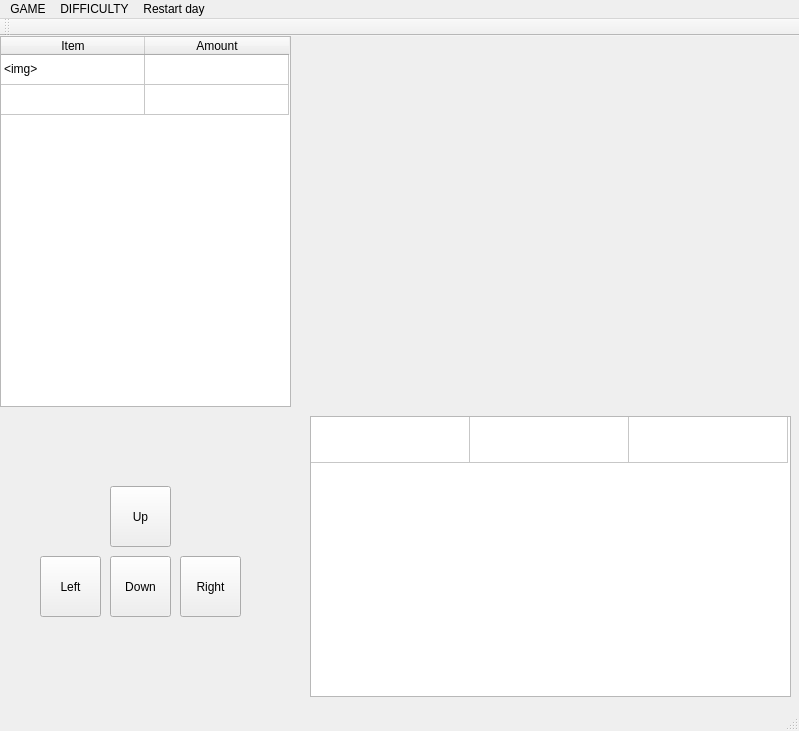
<?xml version="1.0" encoding="UTF-8"?>
<ui version="4.0">
 <class>MainWindow</class>
 <widget class="QMainWindow" name="MainWindow">
  <property name="geometry">
   <rect>
    <x>0</x>
    <y>0</y>
    <width>799</width>
    <height>731</height>
   </rect>
  </property>
  <property name="windowTitle">
   <string>MainWindow</string>
  </property>
  <widget class="QWidget" name="centralWidget">
   <widget class="QTableWidget" name="tableWidget">
    <property name="geometry">
     <rect>
      <x>0</x>
      <y>0</y>
      <width>291</width>
      <height>371</height>
     </rect>
    </property>
    <attribute name="horizontalHeaderDefaultSectionSize">
     <number>144</number>
    </attribute>
    <attribute name="verticalHeaderVisible">
     <bool>false</bool>
    </attribute>
    <row>
     <property name="text">
      <string>New Row</string>
     </property>
    </row>
    <row>
     <property name="text">
      <string>New Row</string>
     </property>
    </row>
    <column>
     <property name="text">
      <string>Item</string>
     </property>
    </column>
    <column>
     <property name="text">
      <string>Amount</string>
     </property>
    </column>
    <item row="0" column="0">
     <property name="text">
      <string>&lt;img&gt;</string>
     </property>
    </item>
   </widget>
   <widget class="QLabel" name="label">
    <property name="geometry">
     <rect>
      <x>310</x>
      <y>10</y>
      <width>481</width>
      <height>361</height>
     </rect>
    </property>
    <property name="text">
     <string>&lt;img src='C:\\Users\\Nout\\Documents\\Qt_Projects\\MAPZ_6-7\\Background\\House.png'  width= 481 height= 361 &gt;</string>
    </property>
   </widget>
   <widget class="QTableWidget" name="tableWidget_2">
    <property name="geometry">
     <rect>
      <x>310</x>
      <y>380</y>
      <width>481</width>
      <height>281</height>
     </rect>
    </property>
    <attribute name="horizontalHeaderVisible">
     <bool>false</bool>
    </attribute>
    <attribute name="horizontalHeaderDefaultSectionSize">
     <number>159</number>
    </attribute>
    <attribute name="horizontalHeaderMinimumSectionSize">
     <number>61</number>
    </attribute>
    <attribute name="verticalHeaderVisible">
     <bool>false</bool>
    </attribute>
    <attribute name="verticalHeaderDefaultSectionSize">
     <number>46</number>
    </attribute>
    <row>
     <property name="text">
      <string>New Row</string>
     </property>
    </row>
    <column>
     <property name="text">
      <string>New Column</string>
     </property>
    </column>
    <column>
     <property name="text">
      <string>New Column</string>
     </property>
    </column>
    <column>
     <property name="text">
      <string>New Column</string>
     </property>
    </column>
   </widget>
   <widget class="QPushButton" name="pushButton">
    <property name="geometry">
     <rect>
      <x>110</x>
      <y>450</y>
      <width>61</width>
      <height>61</height>
     </rect>
    </property>
    <property name="text">
     <string>Up</string>
    </property>
   </widget>
   <widget class="QPushButton" name="pushButton_2">
    <property name="geometry">
     <rect>
      <x>110</x>
      <y>520</y>
      <width>61</width>
      <height>61</height>
     </rect>
    </property>
    <property name="text">
     <string>Down</string>
    </property>
   </widget>
   <widget class="QPushButton" name="pushButton_3">
    <property name="geometry">
     <rect>
      <x>40</x>
      <y>520</y>
      <width>61</width>
      <height>61</height>
     </rect>
    </property>
    <property name="text">
     <string>Left</string>
    </property>
   </widget>
   <widget class="QPushButton" name="pushButton_4">
    <property name="geometry">
     <rect>
      <x>180</x>
      <y>520</y>
      <width>61</width>
      <height>61</height>
     </rect>
    </property>
    <property name="text">
     <string>Right</string>
    </property>
   </widget>
  </widget>
  <widget class="QToolBar" name="mainToolBar">
   <attribute name="toolBarArea">
    <enum>TopToolBarArea</enum>
   </attribute>
   <attribute name="toolBarBreak">
    <bool>false</bool>
   </attribute>
  </widget>
  <widget class="QStatusBar" name="statusBar"/>
  <widget class="QMenuBar" name="menuBar">
   <property name="geometry">
    <rect>
     <x>0</x>
     <y>0</y>
     <width>799</width>
     <height>25</height>
    </rect>
   </property>
   <widget class="QMenu" name="menusave">
    <property name="title">
     <string>GAME</string>
    </property>
    <addaction name="actionf_2"/>
    <addaction name="actionLOAD"/>
    <addaction name="actionRestart_day"/>
    <addaction name="actionsave_to_the_server"/>
    <addaction name="actionload_from_the_server"/>
   </widget>
   <widget class="QMenu" name="menuDIFFICULTY">
    <property name="title">
     <string>DIFFICULTY</string>
    </property>
    <addaction name="actionPeacefull"/>
    <addaction name="actionEasy"/>
    <addaction name="actionMedium"/>
    <addaction name="actionHard"/>
   </widget>
   <widget class="QMenu" name="menuRestart_day">
    <property name="title">
     <string>Restart day</string>
    </property>
   </widget>
   <addaction name="menusave"/>
   <addaction name="menuDIFFICULTY"/>
   <addaction name="menuRestart_day"/>
  </widget>
  <action name="actionf_2">
   <property name="text">
    <string>SAVE</string>
   </property>
  </action>
  <action name="actionLOAD">
   <property name="text">
    <string>LOAD</string>
   </property>
  </action>
  <action name="actionPeacefull">
   <property name="text">
    <string>Peacefull</string>
   </property>
  </action>
  <action name="actionEasy">
   <property name="text">
    <string>Easy</string>
   </property>
  </action>
  <action name="actionMedium">
   <property name="text">
    <string>Medium</string>
   </property>
  </action>
  <action name="actionHard">
   <property name="text">
    <string>Hard</string>
   </property>
  </action>
  <action name="actionRestart_day">
   <property name="text">
    <string>Restart day</string>
   </property>
  </action>
  <action name="actionsave_to_the_server">
   <property name="text">
    <string>save to the server</string>
   </property>
  </action>
  <action name="actionload_from_the_server">
   <property name="text">
    <string>load from the server</string>
   </property>
  </action>
 </widget>
 <layoutdefault spacing="6" margin="11"/>
 <resources/>
 <connections/>
</ui>
